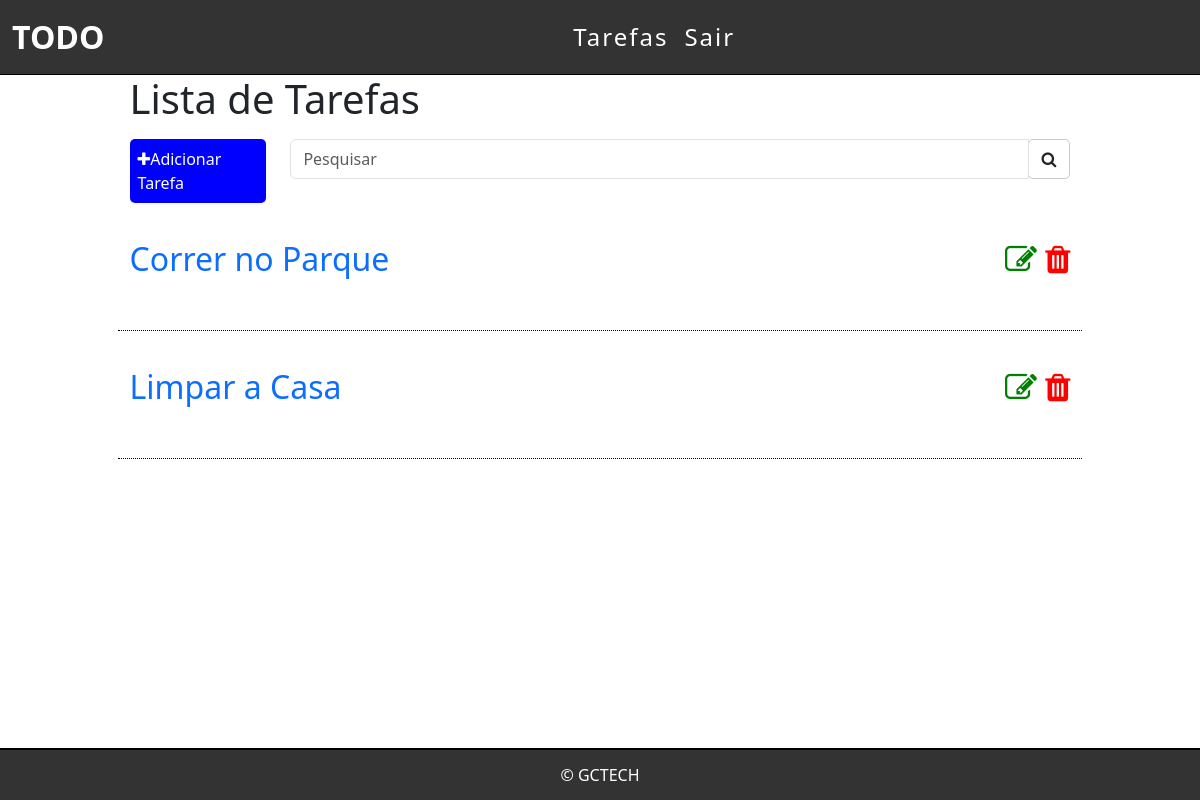
Before: / with the older database file.
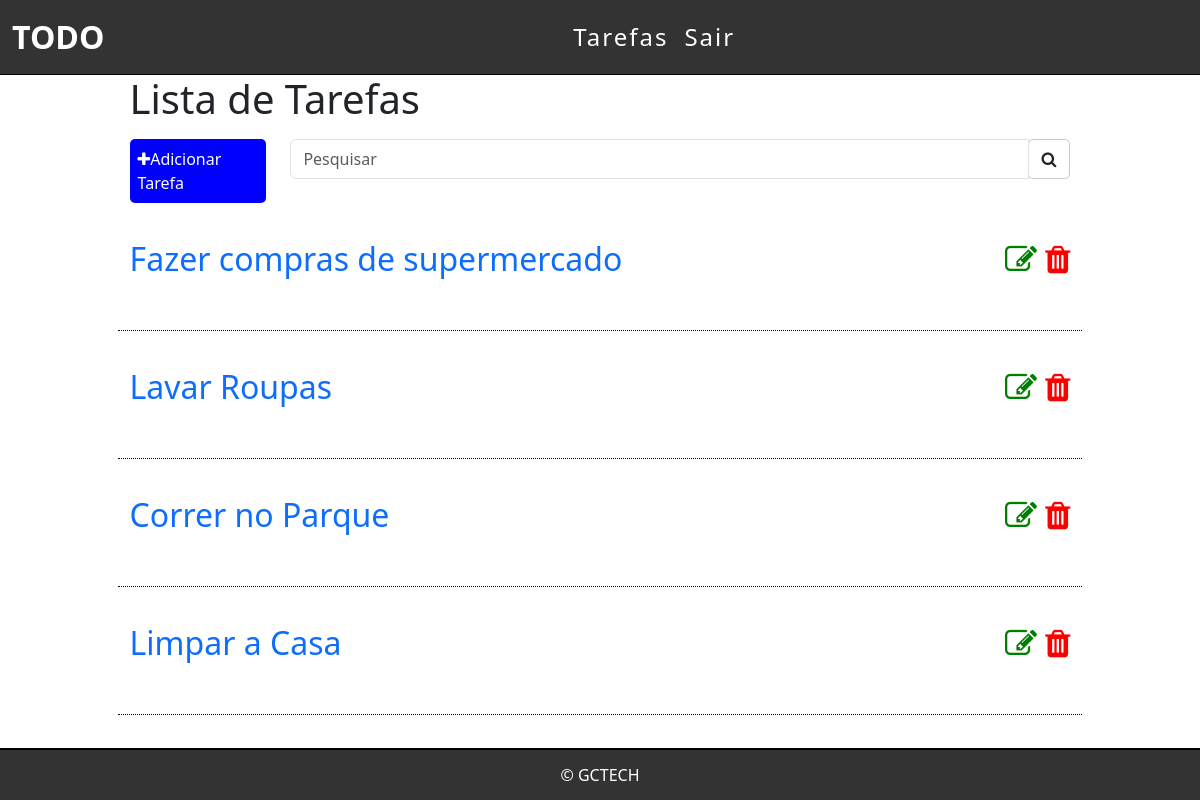
After: the same page with the newer database file.
### tarefas/models.py (models this page shows, shortened)
class Tarefas(models.Model):
        titulo = models.CharField(max_length=255)
        descricao = models.TextField()
        created_at = models.DateTimeField(auto_now_add=True)
        update_at = models.DateTimeField(auto_now=True)

### tarefas/views.py (the view)
# urls.py: path('', views.listaTarefa, name='lista-tarefa'),
def listaTarefa(request):
    tarefas_list = Tarefas.objects.all().order_by('-created_at')
    return render(request, 'tarefas/list.html', {'tarefas':tarefas_list})

### templates/tarefas/list.html (shortened to what this page needs)
{% extends 'base.html' %}
{% block content %}
        <div class="list-div">
            <h1>Lista de Tarefas</h1>
            <div class="row barra">
                <div class="col-sm-2">
                    <a id="add-button" href="novaTarefa">
                        <div class="add-div">
                            <i class="fa fa-plus"></i>Adicionar Tarefa
                        </div>
                    </a>
                </div>
                <div class="col-sm-10">
                    <form method="get" id="search-form">
                        <div class="input-group">
                            <input type="text" class="form-control" placeholder="Pesquisar" name="search" value="">
                            <div class="input-group-btn">
                                <button class="btn btn-default" id="search-btn" type="submit"><i class="fa fa-search"></i></button>
                            </div>
                        </div>
                    </form>
                </div>
            </div>
            {% for tarefa in tarefas %}
            <div class="row item">
                <div class="col-sm-10">
                    <span><a class="link" href="/tarefa/{{tarefa.id}}">{{tarefa.titulo}}</a></span>
                </div>
                <div class="col-sm-2 icones">
                    <a href="edit/{{tarefa.id}}"><span><i class="fa fa-edit"></i></span></a>
                    <a href="delete/{{tarefa.id}}" class="delete-btn"><span><i class="fa fa-trash"></i></span></a>
                </div>
            </div>
            {% endfor %}
        </div>
        {% endblock %}

### templates/base.html (shortened to what this page needs)
{% load static%}
<!DOCTYPE html>
<html lang="pt-br">
<head>
    <link href="https://cdn.jsdelivr.net/npm/bootstrap@5.3.3/dist/css/bootstrap.min.css" rel="stylesheet">
    <link rel="stylesheet" href="{% static '/css/style.css' %}">
    <link rel="stylesheet" href="https://cdnjs.cloudflare.com/ajax/libs/font-awesome/4.7.0/css/font-awesome.min.css">
</head>
<body>
    <header>
        <nav class="navbar navbar-expand-sm navbar-dark bg-dark">
            <div class="container-fluid">
                <a class="navbar-brand" href="/">TODO</a>
                <div class="collapse navbar-collapse" id="mynavbar">
                    <ul class="navbar-nav me-auto">
                        <li class="nav-item">
                            <a class="nav-link" href="javascript:void(0)">Tarefas</a>
                        </li>
                        <li class="nav-item">
                            <a class="nav-link" href="javascript:void(0)">Sair</a>
                        </li>
                    </ul>
                </div>
            </div>
        </nav>
    </header>
    <main class="container-fluid">
        {% block content %}
        {% endblock %}
    </main>
    <footer class="fixed-bottom">
        &copy; GCTECH
    </footer>
</body>
</html>

### tarefas/static/css/style.css (style rules this page uses)
body { margin: 0 !important; padding: 0 !important; }
.navbar { background-color: #333 !important; border-bottom: 1px solid black !important; }
.navbar-nav { margin: auto !important; }
.navbar-brand { font-weight: bold !important; font-size: 2em !important; }
.nav-link { color: white !important; font-size: 1.5em !important; letter-spacing: 2px !important; }
.add-div { background-color: blue !important; color: white !important; padding: 0.5em !important; border-radius: 5px !important; }
#add-button { text-decoration: none !important; padding: 0 !important; margin: 0 !important; }
.list-div { margin-left: 10% !important; margin-right: 10% !important; }
.barra { margin-top: 1em !important; }
.input-group-btn { border: 1px solid rgba(0, 0, 0, 0.206) !important; border-radius: 5px !important; }
.item { border-bottom: 1px dotted black !important; height: 3em !important; font-size: 2em !important; margin-top: 1em !important; }
.fa.fa-trash { color: red !important; }
.fa.fa-edit { color: green !important; }
.icones { text-align: end !important; }
.link { text-decoration: none !important; }
footer { background-color: #333 !important; border-top: 2px solid black !important; color: white !important; display: flex !important; align-items: center !important; justify-content: center !important; padding: 0.8em !important; }

Changed rows visible on the page:
added Tarefas: titulo "Fazer compras de supermercado"
added Tarefas: titulo "Lavar Roupas"
